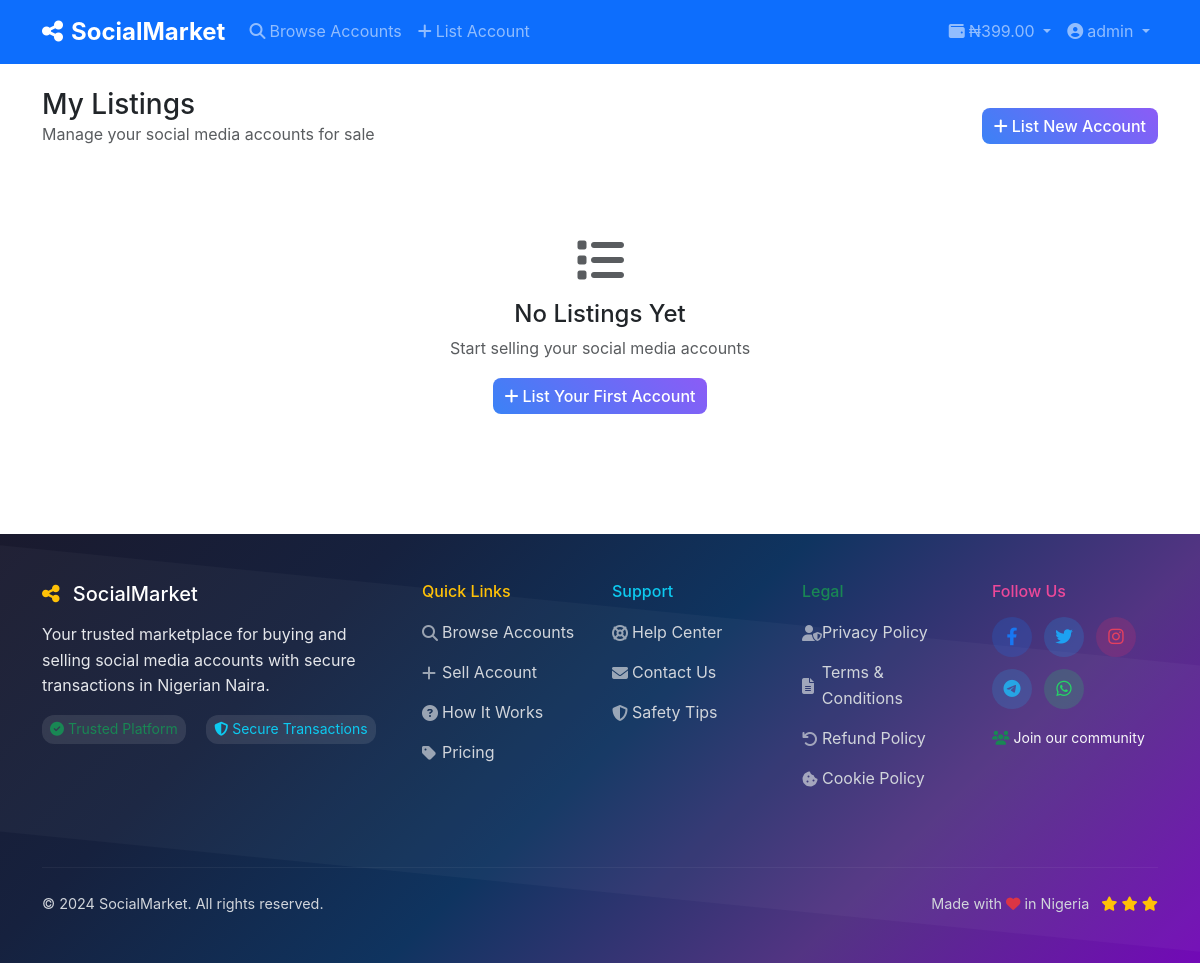
Before: /my-listings (signed in) with the older database file.
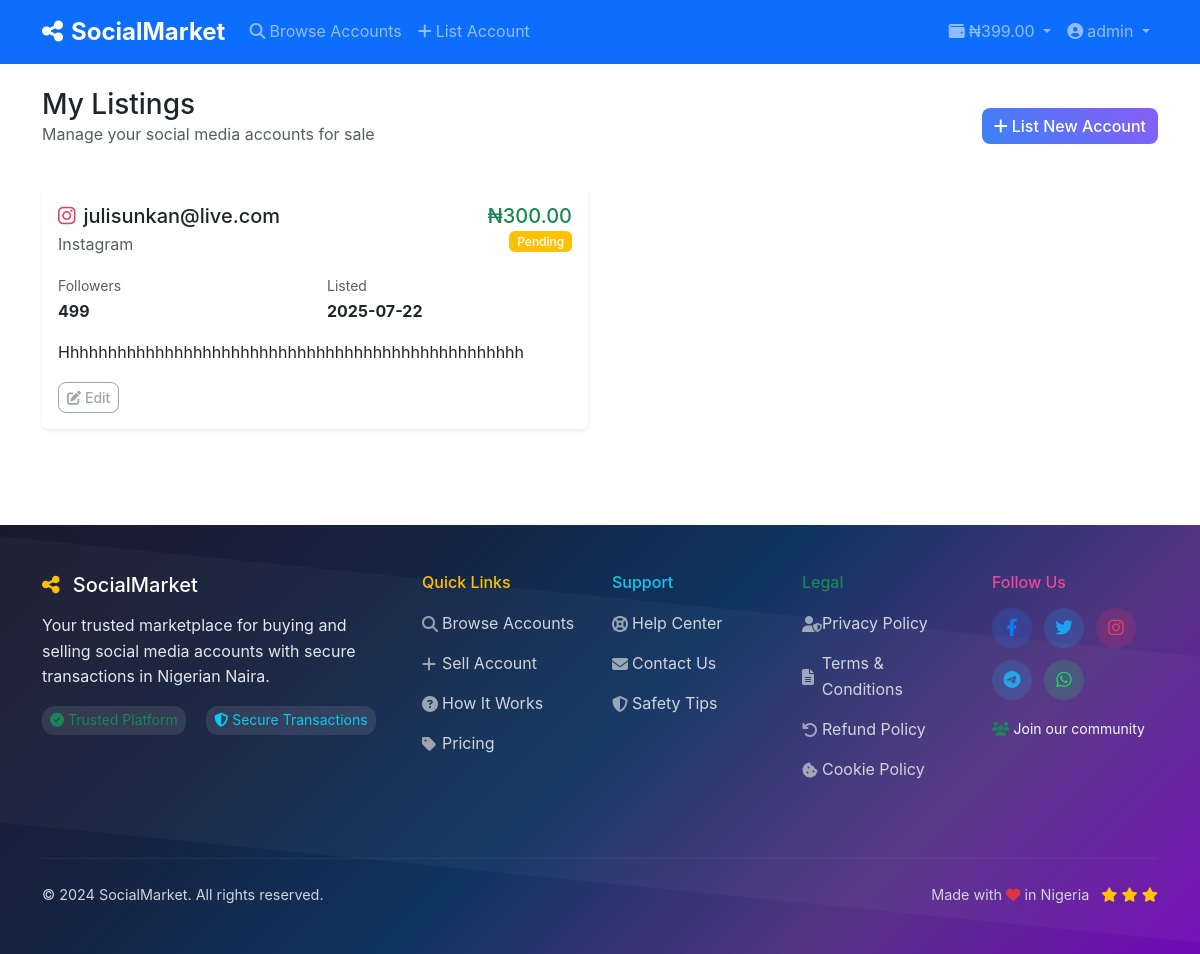
After: the same page with the newer database file.
### models.py (models this page shows)
class SocialAccount(db.Model):
    id = db.Column(db.Integer, primary_key=True)
    seller_id = db.Column(db.Integer, db.ForeignKey('user.id'), nullable=False)
    platform = db.Column(db.String(50), nullable=False)  # instagram, facebook, twitter, etc.
    username = db.Column(db.String(100), nullable=False)
    followers_count = db.Column(db.Integer)
    engagement_rate = db.Column(db.Float)
    account_age = db.Column(db.String(50))
    niche = db.Column(db.String(100))
    price = db.Column(db.Numeric(10, 2), nullable=False)
    description = db.Column(db.Text)
    screenshots = db.Column(db.Text)  # JSON array of image paths
    login_email = db.Column(db.String(255))
    login_password = db.Column(db.String(255))
    additional_info = db.Column(db.Text)
    status = db.Column(db.String(20), default='pending')  # pending, approved, rejected, sold
    is_featured = db.Column(db.Boolean, default=False)
    admin_notes = db.Column(db.Text)
    reviewed_by = db.Column(db.Integer, db.ForeignKey('user.id'))
    reviewed_at = db.Column(db.DateTime)
    created_at = db.Column(db.DateTime, default=datetime.utcnow)
    updated_at = db.Column(db.DateTime, default=datetime.utcnow, onupdate=datetime.utcnow)

### app.py (the view)
@app.route('/my-listings')
@login_required
def my_listings():
    page = request.args.get('page', 1, type=int)
    accounts = SocialAccount.query.filter_by(seller_id=current_user.id).order_by(
        SocialAccount.created_at.desc()
    ).paginate(page=page, per_page=10, error_out=False)
    return render_template('my_listings.html', accounts=accounts)

### app.py (called while the page is built)
@login_manager.user_loader
def load_user(user_id):
    return User.query.get(int(user_id))

@app.context_processor
def inject_settings():
    settings = Settings.query.first()
    return dict(settings=settings)

### templates/my_listings.html (shortened to what this page needs)
{% extends "base.html" %}
{% block content %}
<div class="container py-4">
    <div class="row">
        <div class="col-12">
            <div class="d-flex justify-content-between align-items-center mb-4">
                <div>
                    <h1 class="h3 mb-0">My Listings</h1>
                    <p class="text-muted">Manage your social media accounts for sale</p>
                </div>
                <a href="{{ url_for('list_account') }}" class="btn btn-primary">
                    <i class="fas fa-plus me-1"></i>List New Account
                </a>
            </div>
        </div>
    </div>
    {% if accounts.items %}
    <div class="row">
        {% for account in accounts.items %}
        <div class="col-lg-6 mb-4">
            <div class="card border-0 shadow-sm">
                <div class="card-body">
                    <div class="d-flex justify-content-between align-items-start mb-3">
                        <div>
                            <h5 class="card-title mb-1">
                                <i class="fab fa-{{ account.platform.lower() }} me-2"></i>{{ account.username }}
                            </h5>
                            <p class="text-muted mb-0">{{ account.platform.title() }}</p>
                        </div>
                        <div class="text-end">
                            <h5 class="text-success mb-0">₦{{ "%.2f"|format(account.price) }}</h5>
                            {% if account.status == 'approved' %}
                                <span class="badge bg-success">Approved</span>
                            {% elif account.status == 'pending' %}
                                <span class="badge bg-warning">Pending</span>
                            {% elif account.status == 'rejected' %}
                                <span class="badge bg-danger">Rejected</span>
                            {% else %}
                                <span class="badge bg-info">{{ account.status.title() }}</span>
                            {% endif %}
                        </div>
                    </div>
                    <div class="row mb-3">
                        <div class="col-6">
                            <small class="text-muted">Followers</small>
                            <div class="fw-bold">{{ "{:,}".format(account.followers_count) }}</div>
                        </div>
                        <div class="col-6">
                            <small class="text-muted">Listed</small>
                            <div class="fw-bold">{{ account.created_at.strftime('%Y-%m-%d') }}</div>
                        </div>
                    </div>
                    <p class="card-text">{{ account.description[:100] }}{% if account.description|length > 100 %}...{% endif %}</p>
                    <div class="d-flex gap-2">
                        <button class="btn btn-outline-secondary btn-sm" disabled>
                            <i class="fas fa-edit me-1"></i>Edit
                        </button>
                    </div>
                </div>
            </div>
        </div>
        {% endfor %}
    </div>
    {% else %}
    <div class="text-center py-5">
        <i class="fas fa-list fa-3x text-muted mb-3"></i>
        <h4>No Listings Yet</h4>
        <p class="text-muted">Start selling your social media accounts</p>
        <a href="{{ url_for('list_account') }}" class="btn btn-primary">
            <i class="fas fa-plus me-1"></i>List Your First Account
        </a>
    </div>
    {% endif %}
</div>
{% endblock %}

Changed rows visible on the page:
added SocialAccount: username "julisunkan@live.com", platform "Instagram", price "300.00", status "Pending", followers_count "499", created_at "2025-07-22", description "Hhhhhhhhhhhhhhhhhhhhhhhhhhhhhhhhhhhhhhhhhhhhhhhhh"
Other visible differences:
text no longer shown: "No Listings Yet Start selling your social media accounts List Your First Account"
